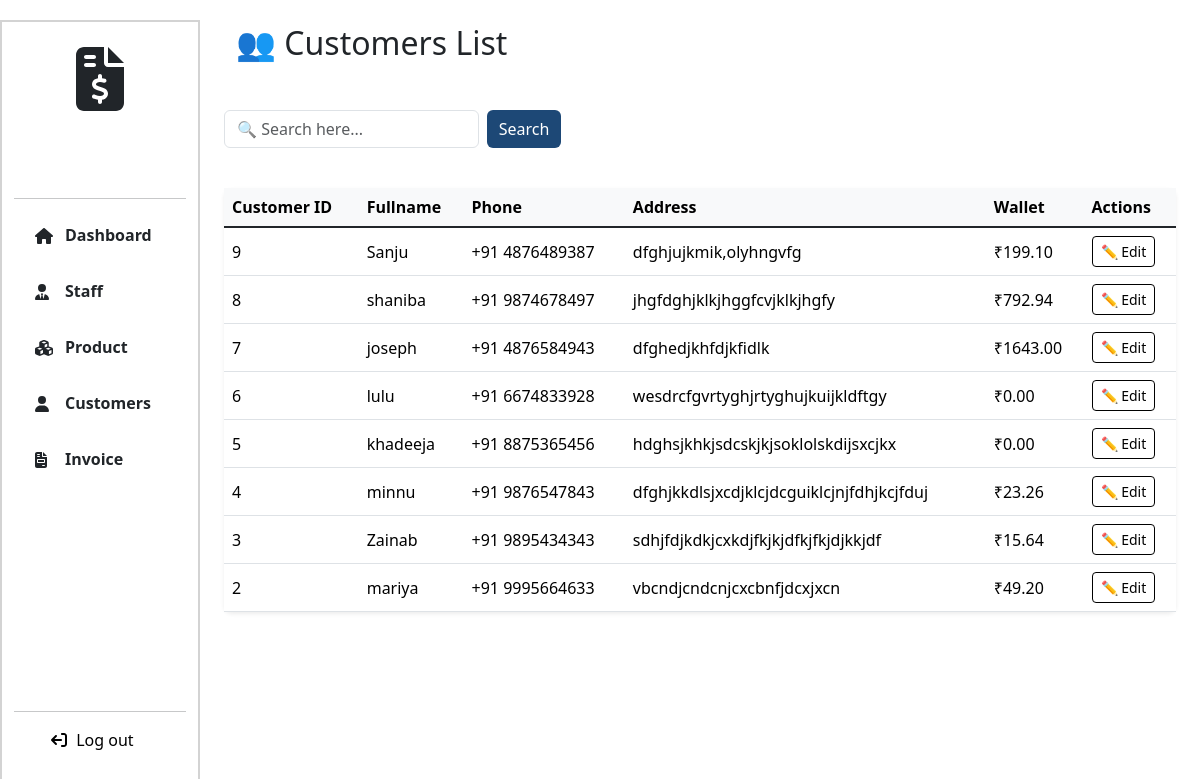
The app's page /customers/ (signed in), older data.
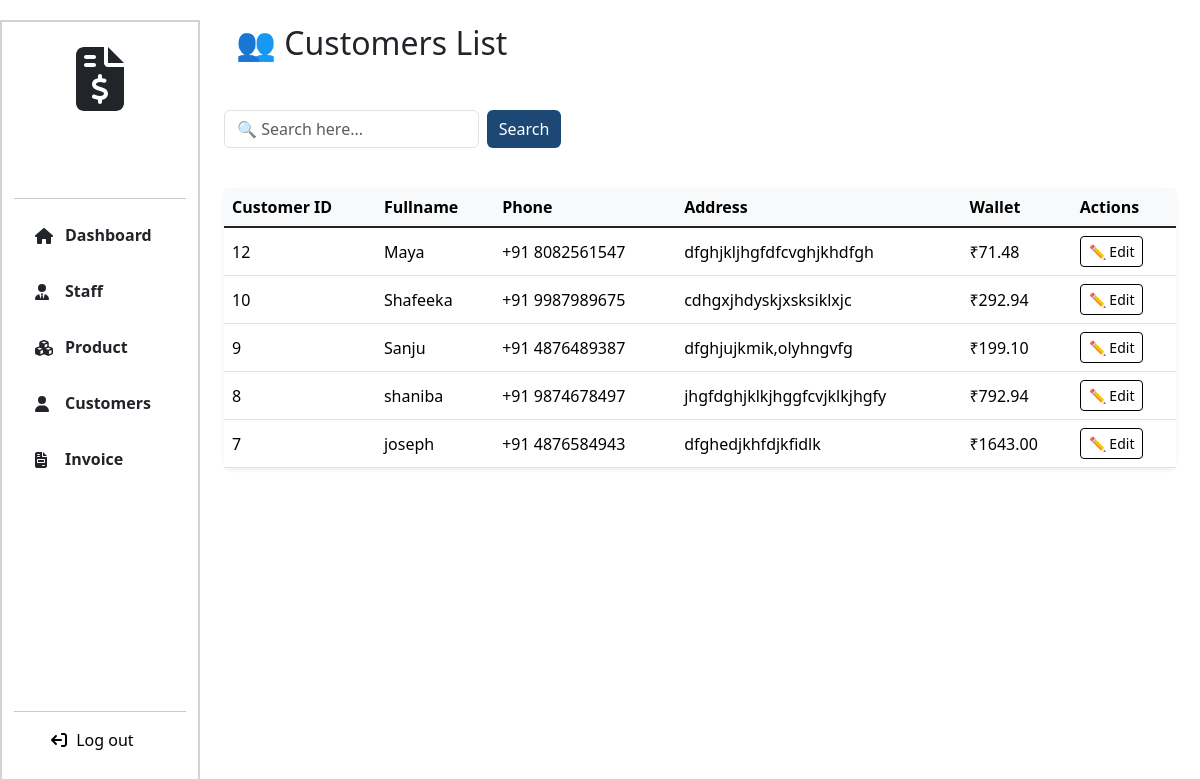
The same page, newer data.
### Billing_App/models.py (models this page shows, shortened)
class Customer(models.Model):
    fullname = models.CharField(max_length=255)
    phone=models.IntegerField(unique=True)
    address = models.TextField()
    wallet = models.DecimalField(max_digits=10, decimal_places=2, default=Decimal('0.00'))
    credit_limit = models.DecimalField(max_digits=10, decimal_places=2, default=Decimal('1000.00'))

### Billing_App/views.py (the view)
# urls.py: path('customers/', views.customers, name='customers'),
@login_required
def customers(request):
    search_query = request.GET.get("search", "").strip()
    customers = Customer.objects.all().order_by('-id')
    if search_query:
        customers = customers.filter(
            Q(fullname__icontains=search_query) |
            Q(id__icontains=search_query) |
            Q(phone__icontains=search_query)
        )
    context = {
        'customers': customers,
        'search': search_query,
    }
    return render(request, "customers.html", context)

### templates/customers.html (shortened to what this page needs)
{% extends 'navbar.html' %}
{% load static %}
{% block link %}
<link rel="stylesheet" href="{% static 'css/product.css' %}">
<link href="https://cdn.jsdelivr.net/npm/bootstrap@5.3.2/dist/css/bootstrap.min.css" rel="stylesheet">
{% endblock %}
{% block content %}
<div class="col-lg-10 col-md-9 col-sm-9 page-col">
  <h2 class="p-4">👥 Customers List</h2>
  <div class="container mt-4">
    <div class="d-flex justify-content-between align-items-center mb-4">
      <form action="{% url 'customers' %}" method="get" class="d-flex">
        <input type="text" id="customer-search" class="search-input form-control"
               name="search" placeholder="🔍 Search here..." autocomplete="off"
               style="width:75%;">
        <button type="submit" class="btn btn-primary ms-2"
                style="background-color: #1d4876; border:none;">
          Search
        </button>
      </form>
    </div>
    {% if customers %}
    <div class="card shadow-sm border-0 rounded-3">
      <div class="table-responsive">
        <table class="table table-hover align-middle mb-0">
          <thead class="table-light">
            <tr>
              <th scope="col">Customer ID</th>
              <th scope="col">Fullname</th>
              <th scope="col">Phone</th>
              <th scope="col">Address</th>
              <th scope="col">Wallet</th>
              <th scope="col">Actions</th>
            </tr>
          </thead>
          <tbody class="table-group-divider">
            {% for customer in customers %}
              <tr>
                <td class="text-nowrap">{{ customer.id }}</td>
                <td class="text-nowrap">{{ customer.fullname }}</td>
                <td class="text-nowrap">+91 {{ customer.phone }}</td>
                <td class="text-nowrap">{{ customer.address }}</td>
                <td class="text-nowrap">₹{{ customer.wallet }}</td>
                <td class="text-nowrap">
                  <button class="btn btn-sm " data-bs-toggle="modal" data-bs-target="#editCustomerModal{{ customer.id }}" style="border:1px solid black; color: black">✏️ Edit</button>
                </td>
              </tr>
            {% endfor %}
          </tbody>
        </table>
      </div>
    </div>
    {% else %}
    <div class="alert alert-warning text-center mt-4" role="alert">
      🚫 No Customer Found!
    </div>
    {% endif %}
  </div>
</div>
{% endblock %}

Row changes from the older to the newer data that the page shows:
removed Customer: id "6", fullname "lulu", phone "6674833928", address "wesdrcfgvrtyghjrtyghujkuijkldftgy", wallet "0.00"
removed Customer: id "5", fullname "khadeeja", phone "8875365456", address "hdghsjkhkjsdcskjkjsoklolskdijsxcjkx", wallet "0.00"
removed Customer: id "4", fullname "minnu", phone "9876547843", address "dfghjkkdlsjxcdjklcjdcguiklcjnjfdhjkcjfduj", wallet "23.26"
removed Customer: id "3", fullname "Zainab", phone "9895434343", address "sdhjfdjkdkjcxkdjfkjkjdfkjfkjdjkkjdf", wallet "15.64"
removed Customer: id "2", fullname "mariya", phone "9995664633", address "vbcndjcndcnjcxcbnfjdcxjxcn", wallet "49.20"
added Customer: id "12", fullname "Maya", phone "8082561547", address "dfghjkljhgfdfcvghjkhdfgh", wallet "71.48"
added Customer: id "10", fullname "Shafeeka", phone "9987989675", address "cdhgxjhdyskjxsksiklxjc", wallet "292.94"
